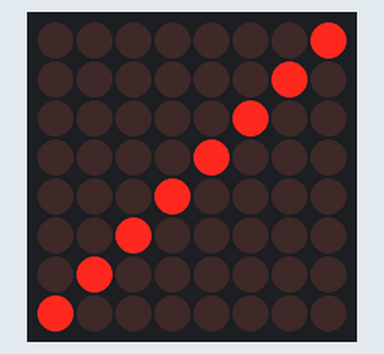
Simulated run of this sketch. Board: Arduino Uno, built with avr-gcc and run on an emulated ATmega328P. Shown: 8×8 LED matrix.

Above: at 0.1 s.

The sketch:

matrix-diagonal-test.ino
```cpp
// Get the matrix to display a diagonal line and refresh

/*
 *  The purpose of this program is make sure you have correctly wired one 8 x 8 matrix
 *  to a 7219 chip and an accompanying Arduino.  You should see a blinking diagonal line
 *  from the upper left-hand corner to the lower right-hand corner of the matrix.
 */

/* Include the library needed to communicate with the 7219 driver chip.
 * This chip handles the multiplexing (also called scanning) for the 8x8 matrix and
 * reduces the number of required Arduino pins.
 */

#include <LedControl.h>

// Define constants required by LedControl.h

/* Note the all caps used to define these constants.  This is a coding convention
 * used for unchanging constants, as opposed to a variable.
 */

/* There are three pins associated with the SPI protocol (Serial Peripheral Interface Bus)
 * which is used to communicate with the 7919 chip.
 */

// Define the MISO (master input slave output) interface
const unsigned int LC_DATA_IN = 12;

// Define the SCK (serial clock) interface
const unsigned int LC_CLK = 11;

// Define the SS (slave select) interface
const unsigned int LC_LOAD = 10;

// Define the number of matrices connected
const unsigned int LC_NUM_DEVICES = 1;

// Pass this data to the LedControl library and save it in memory as lc

// Is there a better way to explain this -- simply?

LedControl lc = LedControl(LC_DATA_IN, LC_CLK, LC_LOAD, LC_NUM_DEVICES);

/*
 *  Define a bit array to correspond to the matrix LEDs.
 *  A 1 turns the LED on and a 0 turns it off.
 */

byte matrix[8] = {
  B00000001,
  B00000010,
  B00000100,
  B00001000,
  B00010000,
  B00100000,
  B01000000,
  B10000000,
};

/*  Define a delay time between loops.
 *  Note the use of capitals for a variable.
 *  The convention is to start with a small letter and use Caps in the middle to make
 *  the name more readable.
 */

int delayTime = 200;

void setup() {
  lc.shutdown(0, false);  // Wake up the display
  lc.setIntensity(0, 5);  // Set the intensity level
  lc.clearDisplay(0);  // Clear the display
}

void loop() {

  // Note the use of a for loop here.

  for (int i = 0; i < 8; i++) {
    lc.setRow(0,i,matrix[i]);
  }
  delay (delayTime);
  lc.clearDisplay(0);
  delay (delayTime);
}
```
